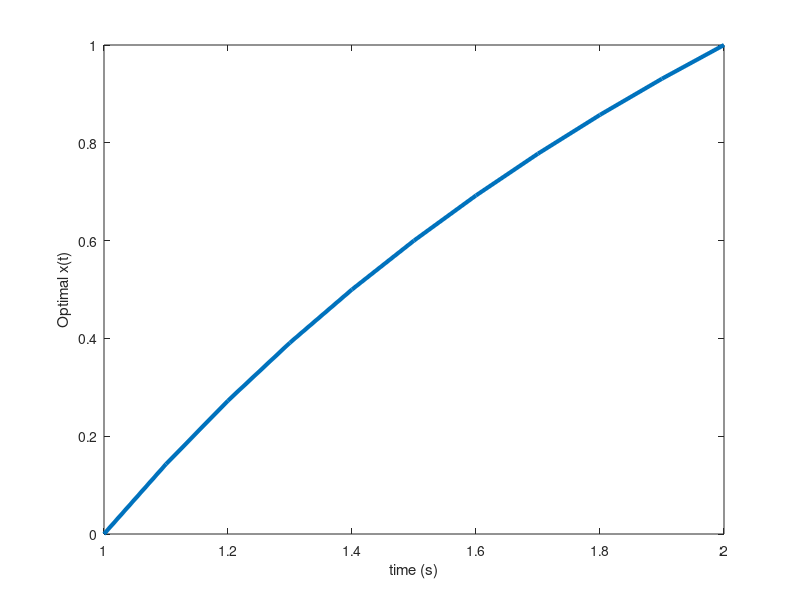

MATLAB code for this plot:
clc
clear
close all

t0 = 1; tf = 2; dt = 0.1;
t = t0:dt:tf;

x = -6*(1+t).^(-1) + 3;

plot(t, x, 'LineWidth', 3)
xlabel('time (s)')
ylabel('Optimal x(t)')